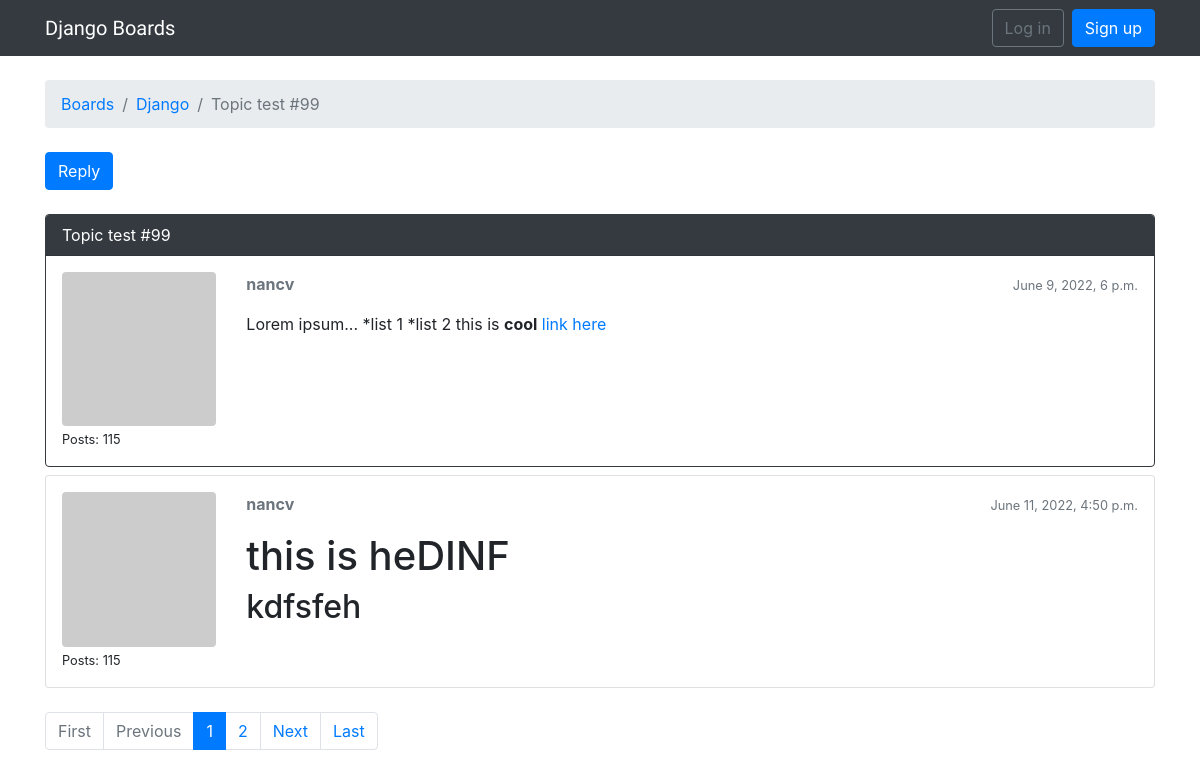
The page /boards/1/topics/108/ on the database its author committed.
### boards/models.py (models this page shows, shortened)
class Topic(models.Model):
	subject = models.CharField(max_length=255)
	last_updated = models.DateTimeField(auto_now_add=True)
	board = models.ForeignKey(Board,related_name='topics',on_delete=models.CASCADE)
	starter = models.ForeignKey(User,related_name='topics',on_delete=models.CASCADE)
	views = models.PositiveIntegerField(default=0)

class Board(models.Model):
	name = models.CharField(max_length=30,unique=True )
	description = models.CharField(max_length=100)

class Post(models.Model):
	message = models.TextField(max_length=4000)
	topic = models.ForeignKey(Topic,related_name='posts',on_delete=models.CASCADE)
	created_at = models.DateTimeField(auto_now_add=True)
	updated_at = models.DateTimeField(null=True)
	created_by = models.ForeignKey(User,related_name='posts',on_delete=models.CASCADE)
	updated_by = models.ForeignKey(User,null=True,related_name='+',on_delete=models.CASCADE)
	def get_message_as_markdown(self):
		return mark_safe(markdown(self.message, safe_mode='escape'))

### boards/views.py (the view)
# urls.py: url(r'^boards/(?P<pk>\d+)/topics/(?P<topic_pk>\d+)/$', views.PostListView.as_view(), name='topic_posts'),
class PostListView(ListView):
    model = Post
    context_object_name = 'posts'
    template_name = 'topic_posts.html'
    paginate_by = 2
    def get_context_data(self, **kwargs):
        session_key = 'viewed_topic_{}'.format(self.topic.pk)  # <-- here
        if not self.request.session.get(session_key, False):
            self.topic.views += 1
            self.topic.save()
            self.request.session[session_key] = True
        kwargs['topic'] = self.topic
        return super().get_context_data(**kwargs)
    def get_queryset(self):
        self.topic = get_object_or_404(Topic, board__pk=self.kwargs.get('pk'), pk=self.kwargs.get('topic_pk'))
        queryset = self.topic.posts.order_by('created_at')
        return queryset

### boards/templatetags/gravatar.py (called while the page is built)
@register.filter
def gravatar(user):
    email = user.email.lower().encode('utf-8')
    default = 'mm'
    size = 256
    url = 'https://www.gravatar.com/avatar/{md5}?{params}'.format(
        md5=hashlib.md5(email).hexdigest(),
        params=urlencode({'d': default, 's': str(size)})
    )
    return url

### templates/topic_posts.html (shortened to what this page needs)
{% extends 'base.html' %}
{% load gravatar %}
{% block breadcrumb %}
  <li class="breadcrumb-item"><a href="{% url 'home' %}">Boards</a></li>
  <li class="breadcrumb-item"><a href="{% url 'board_topics' topic.board.pk %}">{{ topic.board.name }}</a></li>
  <li class="breadcrumb-item active">{{ topic.subject }}</li>
{% endblock %}
{% block content %}
  <div class="mb-4">
    <a href="{% url 'reply_topic' topic.board.pk topic.pk %}" class="btn btn-primary" role="button">Reply</a>
  </div>
  {% for post in posts %}
    <div id="{{ post.pk }}" class="card {% if forloop.last %}mb-4{% else %}mb-2{% endif %} {% if forloop.first %}border-dark{% endif %}">
      {% if forloop.first %}
        <div class="card-header text-white bg-dark py-2 px-3">{{ topic.subject }}</div>
      {% endif %}
      <div class="card-body p-3">
        <div class="row">
          <div class="col-2">
            <img src="{{ post.created_by|gravatar }}" alt="{{ post.created_by.username }}" class="w-100 rounded">
            <small>Posts: {{ post.created_by.posts.count }}</small>
          </div>
          <div class="col-10">
            <div class="row mb-3">
              <div class="col-6">
                <strong class="text-muted">{{ post.created_by.username }}</strong>
              </div>
              <div class="col-6 text-right">
                <small class="text-muted">{{ post.created_at }}</small>
              </div>
            </div>
            {{ post.get_message_as_markdown }}
          </div>
        </div>
      </div>
    </div>
  {% endfor %}
  {% include 'includes/pagination.html' %}
{% endblock %}

### rows shown on the page
Topic: board.name "Django", subject "Topic test #99"
Post: created_by.posts.count "115", created_by.username "nancv", created_at "June 9, 2022, 6 p.m.", get_message_as_markdown "Lorem ipsum... *list 1 *list 2 this is cool link here"
Post: created_by.posts.count "115", created_by.username "nancv", created_at "June 11, 2022, 4:50 p.m.", get_message_as_markdown "this is heDINF kdfsfeh"

### other values the page prints
{{ page_num }} "1"
{{ page_num }} "2"
